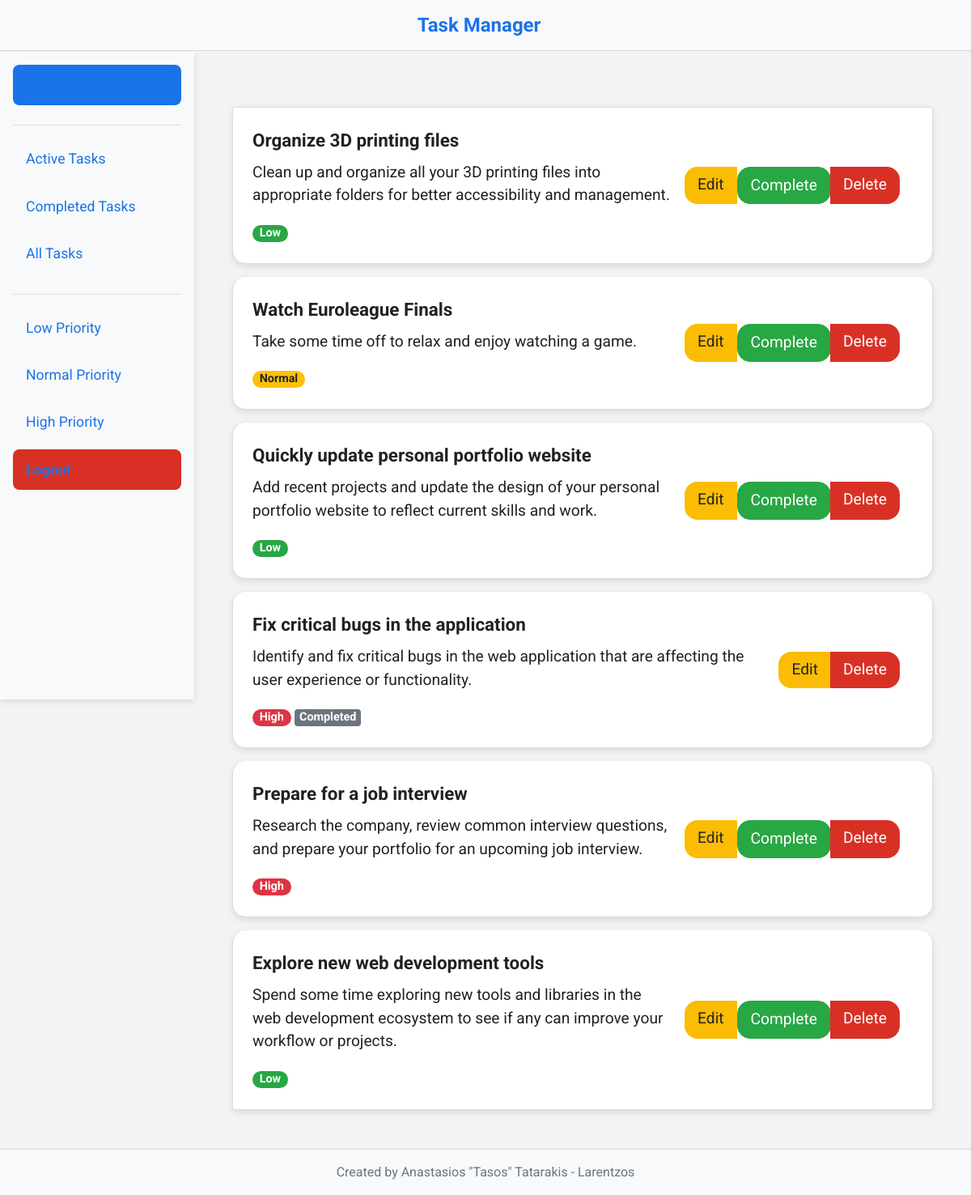
/tasks (signed in), run on an earlier commit of the app's database.
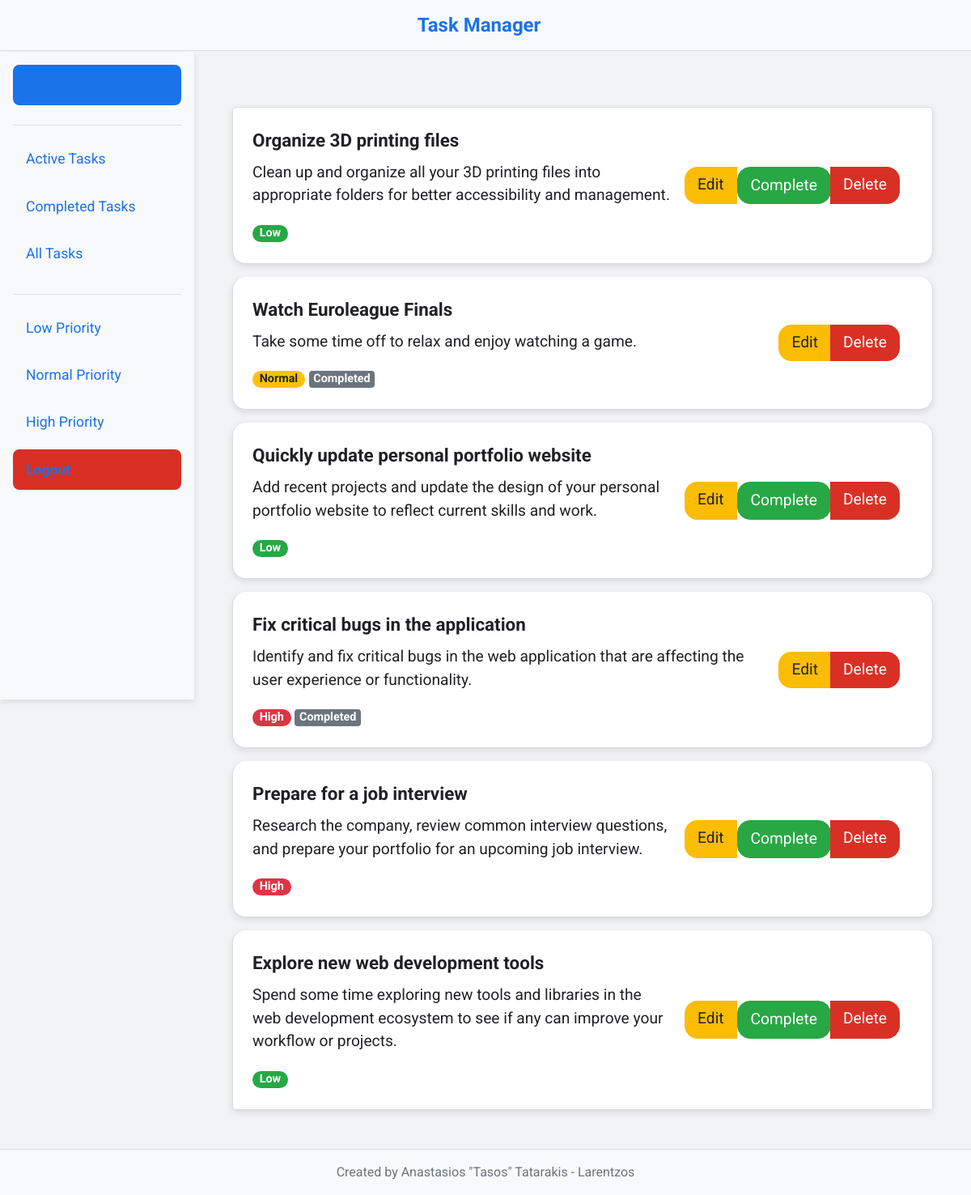
And on a later commit of the database.
### models/task.py (models this page shows, shortened)
class Task(db.Model):
    id = db.Column(db.Integer, primary_key=True)
    title = db.Column(db.String(100), nullable=False)
    description = db.Column(db.Text, nullable=False)
    priority = db.Column(db.String(10), nullable=False)
    user_id = db.Column(db.Integer, db.ForeignKey('user.id'), nullable=False)
    completed = db.Column(db.Boolean, default=False, nullable=False)
    owner = db.relationship('User', backref=db.backref('tasks', lazy=True))

### routes/task_routes.py (the view, shortened to what this page needs)
@task_routes.route('/tasks', methods=['GET', 'POST'])
@login_required
def tasks():
    form = TaskForm()
    sort_by = request.args.get('sort_by', 'date')
    order = request.args.get('order', 'asc')
    query = Task.query.filter_by(user_id=current_user.id)
    if sort_by == 'priority':
        query = query.order_by(Task.priority.asc() if order == 'asc' else Task.priority.desc())
    else:  # Default is sorting by date
        query = query.order_by(Task.id.asc() if order == 'asc' else Task.id.desc())
    tasks = query.all()
    return render_template('tasks.html', tasks=tasks, form=form)

### app.py (called while the page is built)
@login_manager.user_loader
def load_user(user_id):
    return User.query.get(int(user_id))

### templates/tasks.html (shortened to what this page needs)
{% extends "base.html" %} {% block content %}
<div class="container-fluid">
  {% if title == "All Tasks" %}
  <h3 class="mt-4">Active Tasks</h3>
  <div class="list-group mb-4">
    {% for task in active_tasks %}
    <div
      class="list-group-item d-flex justify-content-between align-items-center"
    >
      <div>
        <strong>{{ task.title }}</strong>
        <p>{{ task.description }}</p>
        <small
          class="badge badge-pill {% if task.priority == 'Low' %}badge-success {% elif task.priority == 'Normal' %}badge-warning {% else %}badge-danger{% endif %}"
        >
          {{ task.priority }}
        </small>
      </div>
      <div class="btn-group" role="group">
        <a
          href="{{ url_for('task.update_task', task_id=task.id) }}"
          class="btn btn-warning"
          >Edit</a
        >
        <form
          method="POST"
          action="{{ url_for('task.complete_task', task_id=task.id) }}"
        >
          <button type="submit" class="btn btn-success">Complete</button>
        </form>
        <a
          href="{{ url_for('task.delete_task', task_id=task.id) }}"
          class="btn btn-danger"
          >Delete</a
        >
      </div>
    </div>
    {% endfor %}
  </div>
  <h3 class="mt-4">Completed Tasks</h3>
  <div class="list-group">
    {% for task in completed_tasks %}
    <div
      class="list-group-item d-flex justify-content-between align-items-center"
    >
      <div>
        <strong>{{ task.title }}</strong>
        <p>{{ task.description }}</p>
        <small
          class="badge badge-pill {% if task.priority == 'Low' %}badge-success {% elif task.priority == 'Normal' %}badge-warning {% else %}badge-danger{% endif %}"
        >
          {{ task.priority }}
        </small>
        <span class="badge badge-secondary">Completed</span>
      </div>
      <div class="btn-group" role="group">
        <a
          href="{{ url_for('task.update_task', task_id=task.id) }}"
          class="btn btn-warning"
          >Edit</a
        >
        <a
          href="{{ url_for('task.delete_task', task_id=task.id) }}"
          class="btn btn-danger"
          >Delete</a
        >
      </div>
    </div>
    {% endfor %}
  </div>
  {% else %}
  <div class="list-group">
    {% for task in tasks %}
    <div
      class="list-group-item d-flex justify-content-between align-items-center"
    >
      <div>
        <strong>{{ task.title }}</strong>
        <p>{{ task.description }}</p>
        <small
          class="badge badge-pill {% if task.priority == 'Low' %}badge-success {% elif task.priority == 'Normal' %}badge-warning {% else %}badge-danger{% endif %}"
        >
          {{ task.priority }}
        </small>
        {% if task.completed %}
        <span class="badge badge-secondary">Completed</span>
        {% endif %}
      </div>
      <div class="btn-group" role="group">
        <a
          href="{{ url_for('task.update_task', task_id=task.id) }}"
          class="btn btn-warning"
          >Edit</a
        >
        {% if not task.completed %}
        <form
          method="POST"
          action="{{ url_for('task.complete_task', task_id=task.id) }}"
        >
          <button type="submit" class="btn btn-success">Complete</button>
        </form>
        {% endif %}
        <a
          href="{{ url_for('task.delete_task', task_id=task.id) }}"
          class="btn btn-danger"
          >Delete</a
        >
      </div>
    </div>
    {% endfor %}
  </div>
  {% endif %}
</div>
{% endblock %}

### templates/base.html (shortened to what this page needs)
<!DOCTYPE html>
<html lang="en">
  <head>
    <link
      href="https://maxcdn.bootstrapcdn.com/bootstrap/4.5.2/css/bootstrap.min.css"
      rel="stylesheet"
    />
    <link
      rel="stylesheet"
      href="{{ url_for('static', filename='CSS/base.css') }}"
    />
    <link
      rel="stylesheet"
      href="{{ url_for('static', filename='CSS/navbar.css') }}"
    />
    <link
      rel="stylesheet"
      href="{{ url_for('static', filename='CSS/sidebar.css') }}"
    />
    <link
      rel="stylesheet"
      href="{{ url_for('static', filename='CSS/main_content.css') }}"
    />
    <link
      rel="stylesheet"
      href="{{ url_for('static', filename='CSS/footer.css') }}"
    />
  </head>
  <body>
    <nav class="navbar navbar-expand-lg navbar-light bg-light">
      <a class="navbar-brand" href="{{ url_for('task.tasks') }}"
        >Task Manager</a
      >
    </nav>
    <div class="wrapper">
      {% include 'sidebar.html' %}
      <div id="main-content" class="container-fluid">
        {% block content %}{% endblock %}
      </div>
    </div>
    {% include 'footer.html' %}
  </body>
</html>

### templates/sidebar.html (shortened to what this page needs)
<div id="sidebar" class="sidebar-sticky pt-3">
  <ul class="nav flex-column">
    <li class="nav-item">
      <a
        class="nav-link create-task-btn"
        href="#"
        data-toggle="modal"
        data-target="#createTaskModal"
      >
        <strong>+</strong> CREATE TASK
      </a>
    </li>
    <hr class="pale-line" />
    <li class="nav-item">
      <a class="nav-link" href="{{ url_for('task.active_tasks') }}"
        >Active Tasks</a
      >
    </li>
    <li class="nav-item">
      <a class="nav-link" href="{{ url_for('task.completed_tasks') }}"
        >Completed Tasks</a
      >
    </li>
    <li class="nav-item">
      <a class="nav-link" href="{{ url_for('task.all_tasks') }}">All Tasks</a>
    </li>
    <hr class="pale-line" />
    <li class="nav-item">
      <a
        class="nav-link"
        href="{{ url_for('task.priority_tasks', priority='Low') }}"
        >Low Priority</a
      >
    </li>
    <li class="nav-item">
      <a
        class="nav-link"
        href="{{ url_for('task.priority_tasks', priority='Normal') }}"
        >Normal Priority</a
      >
    </li>
    <li class="nav-item">
      <a
        class="nav-link"
        href="{{ url_for('task.priority_tasks', priority='High') }}"
        >High Priority</a
      >
    </li>
    <li class="nav-item mt-auto">
      <a class="nav-link logout-btn" href="{{ url_for('auth.logout') }}">
      </a>
    </li>
  </ul>
</div>

### templates/footer.html
<footer class="footer mt-auto py-3 bg-light">
  <div class="container">
    <span class="text-muted"
      >Created by Anastasios "Tasos" Tatarakis - Larentzos</span
    >
  </div>
</footer>

### static/CSS/base.css (style rules this page uses)
#sidebar { width: 20%; min-height: 100vh; background-color: #f8f9fa; padding: 1rem; position: fixed; top: 60px; left: 0; overflow-y: auto; }
#sidebar .nav-link { font-size: 1.1rem; color: #333; text-align: left; padding: 0.75rem 1rem; display: block; width: 100%; }
.create-task-btn { font-size: 1.1rem; font-weight: bold; background-color: #1a73e8; color: white; text-align: center; padding: 0.5rem; border-radius: 0.5rem; display: flex; justify-content: center; align-items: center; transition: background-color 0.3s ease; }
.logout-btn { font-size: 1.1rem; font-weight: bold; background-color: #d93025; color: white; text-align: center; padding: 0.5rem; border-radius: 0.5rem; display: flex; justify-content: center; align-items: center; transition: background-color 0.3s ease; }
.pale-line { border: 0; height: 1px; background: #e0e0e0; margin: 1rem 0; }

### static/CSS/navbar.css (style rules this page uses)
.navbar { background-color: #fff; border-bottom: 1px solid #dadce0; position: fixed; width: 100%; z-index: 1000; display: flex; justify-content: center; align-items: center; }
.navbar-brand { font-size: 1.5rem; font-weight: bold; color: #1a73e8 !important; display: flex; align-items: center; }

### static/CSS/sidebar.css (style rules this page uses)
body { font-family: "Roboto", sans-serif; color: #202124; margin: 0; padding: 0; display: flex; flex-direction: column; min-height: 100vh; background-color: #f1f3f4; }
.navbar { background-color: #fff; border-bottom: 0.1rem solid #dadce0; position: fixed; width: 100%; z-index: 1000; display: flex; justify-content: center; }
.navbar-brand { font-size: 1.5rem; font-weight: bold; color: #1a73e8 !important; }
.wrapper { display: flex; flex: 1; margin-top: 4rem; }
#sidebar { width: 20%; min-height: 100vh; background-color: #f8f9fa; padding: 2rem 1rem; position: fixed; top: 4rem; left: 0; overflow-y: auto; box-shadow: 0 0.2rem 0.5rem rgba(0, 0, 0, 0.1); }
#sidebar .nav-link { font-size: 1.1rem; color: #333; text-align: left; padding: 0.75rem 1rem; display: block; width: 100%; margin-bottom: 0.5rem; border-radius: 0.5rem; transition: background-color 0.3s ease, color 0.3s ease; }
.create-task-btn { font-size: 1.2rem; font-weight: bold; background-color: #1a73e8; color: white; text-align: center; padding: 1rem; border-radius: 0.5rem; display: flex; justify-content: center; align-items: center; transition: background-color 0.3s ease; margin-bottom: 1rem; }
.logout-btn { font-size: 1.2rem; font-weight: bold; background-color: #d93025; color: white; text-align: center; padding: 1rem; border-radius: 0.5rem; display: flex; justify-content: center; align-items: center; transition: background-color 0.3s ease; margin-top: auto; }
.pale-line { border: 0; height: 1px; background: #e0e0e0; margin: 1rem 0; }
#main-content { flex: 1; padding: 2rem; margin-left: 20%; transition: margin-left 0.3s ease; }
.container-fluid { padding-top: 1rem; }
.btn { font-size: 1.2rem; padding: 0.5rem 1rem; border-radius: 1rem; transition: background-color 0.3s ease; }
.btn-warning { background-color: #fbbc04; border: none; }
.btn-danger { background-color: #d93025; border: none; }
.list-group-item { font-size: 1.2rem; padding: 1.5rem; margin-bottom: 1rem; border-radius: 1rem; border: 0.1rem solid #dadce0; background-color: #fff; box-shadow: 0 0.2rem 0.5rem rgba(0, 0, 0, 0.1); }
.list-group-item strong { display: block; font-size: 1.4rem; margin-bottom: 0.5rem; }
.d-flex > div { margin-right: 1rem; }

### static/CSS/footer.css (style rules this page uses)
.footer { background-color: #f8f9fa; border-top: 1px solid #dadce0; text-align: center; padding: 1rem 0; }

What changed in the data, as far as the page shows it:
changed Task "Watch Euroleague Finals": completed "Complete" → "Completed"
